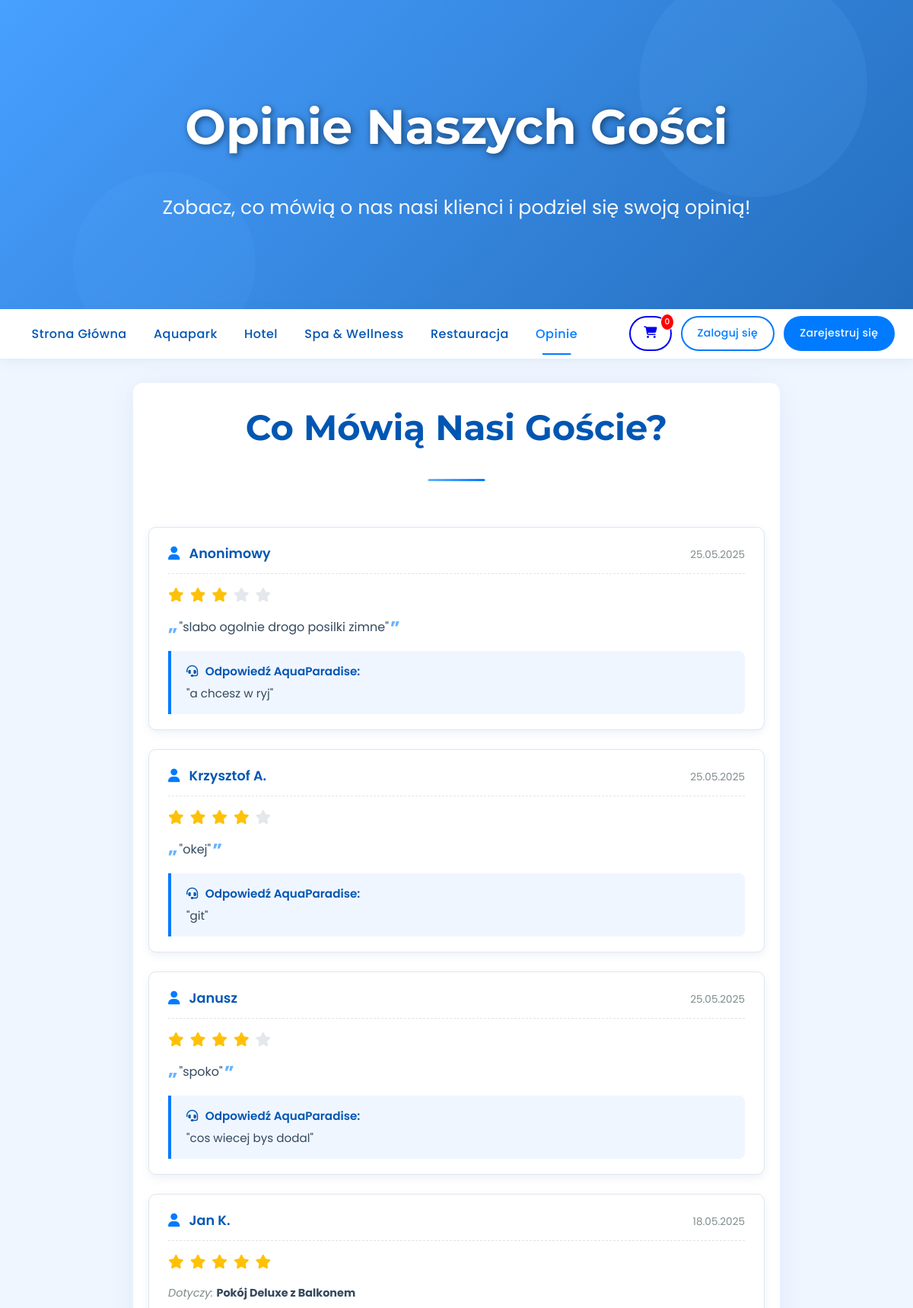
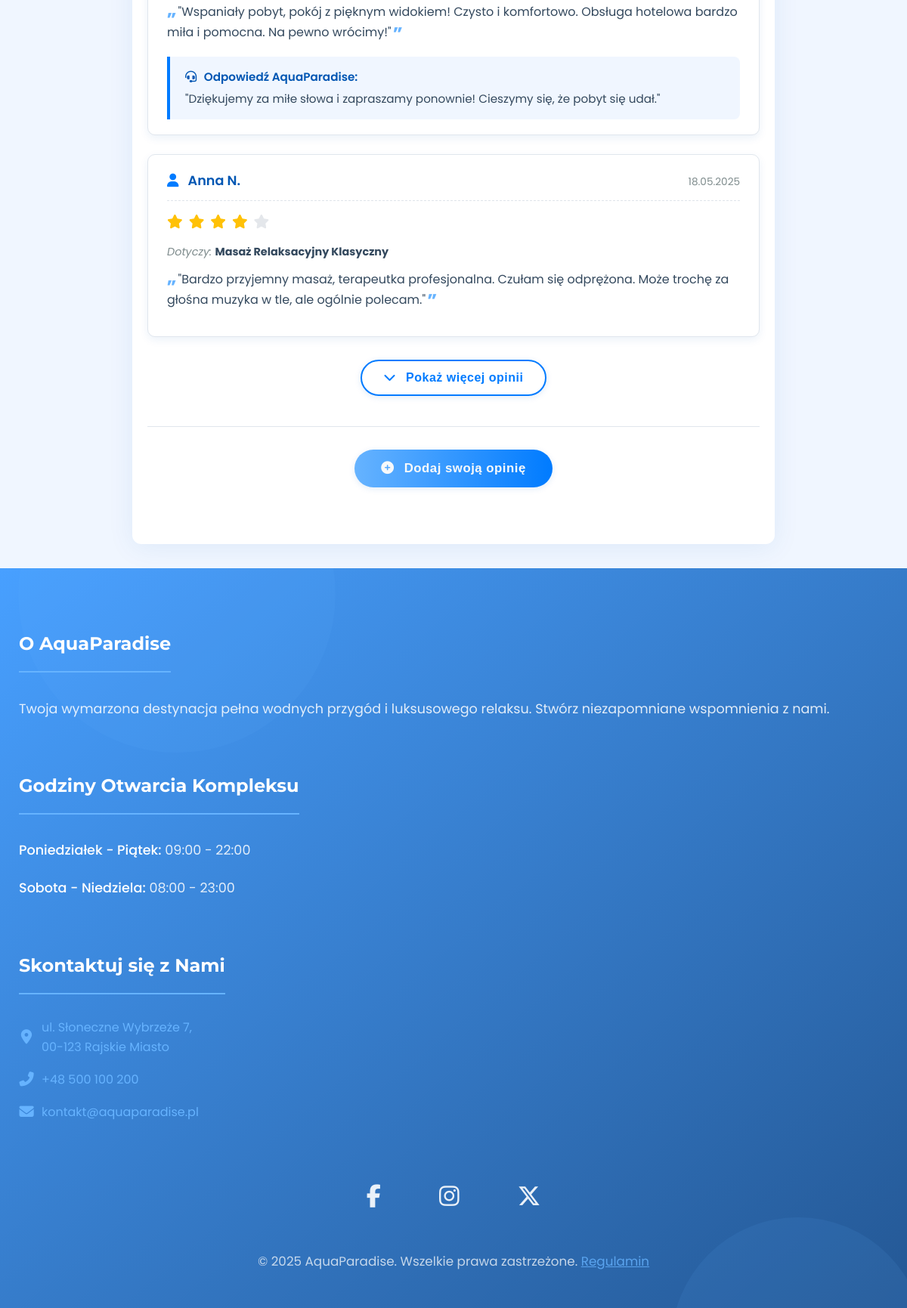
/opinions_view.php, run on the app's committed database (2 pictures, top to bottom).
### tables this page shows
CREATE TABLE `opinions` (
  `opinion_id` int(11) NOT NULL,
  `user_id` int(11) DEFAULT NULL,
  `guest_name` varchar(150) DEFAULT NULL,
  `product_id` int(11) DEFAULT NULL,
  `rating` int(11) DEFAULT NULL CHECK (`rating` >= 1 and `rating` <= 5),
  `comment` text NOT NULL,
  `status` varchar(50) DEFAULT 'Oczekująca',
  `created_at` timestamp NOT NULL DEFAULT current_timestamp(),
  `admin_comment` text DEFAULT NULL
);

CREATE TABLE `users` (
  `user_id` int(11) NOT NULL,
  `first_name` varchar(100) NOT NULL,
  `last_name` varchar(100) NOT NULL,
  `email` varchar(255) NOT NULL,
  `password_hash` varchar(255) NOT NULL,
  `phone` varchar(20) DEFAULT NULL,
  `role_id` int(11) NOT NULL,
  `is_vip_customer` tinyint(1) DEFAULT 0,
  `created_at` timestamp NOT NULL DEFAULT current_timestamp(),
  `last_login` timestamp NULL DEFAULT NULL
);

CREATE TABLE `products` (
  `product_id` int(11) NOT NULL,
  `category_id` int(11) NOT NULL,
  `name` varchar(255) NOT NULL,
  `description` text DEFAULT NULL,
  `price` decimal(10,2) NOT NULL,
  `image_url` varchar(255) DEFAULT NULL,
  `availability_details` text DEFAULT NULL,
  `is_active` tinyint(1) DEFAULT 1
);

### opinions_view.php (the view, shortened to what this page needs)
<?php
require_once __DIR__ . '/config/init.php';
$opinions = [];
$has_more_initial_opinions = false;
try {
    $stmt = $pdo->prepare("
        SELECT o.*, u.first_name, u.last_name, p.name as product_name
        FROM opinions o
        LEFT JOIN users u ON o.user_id = u.user_id
        LEFT JOIN products p ON o.product_id = p.product_id
        WHERE o.status = 'Zaakceptowana'
        ORDER BY o.created_at DESC
        LIMIT :limit
    ");
    $limit = INITIAL_OPINIONS_COUNT;
    $stmt->bindParam(':limit', $limit, PDO::PARAM_INT);
    $stmt->execute();
    $opinions = $stmt->fetchAll(PDO::FETCH_ASSOC);
    $stmt_count_total = $pdo->prepare("SELECT COUNT(*) FROM opinions WHERE status = 'Zaakceptowana'");
    $stmt_count_total->execute();
    $total_opinions_count = (int)$stmt_count_total->fetchColumn();
    if ($total_opinions_count > INITIAL_OPINIONS_COUNT) {
        $has_more_initial_opinions = true;
    }
} catch (PDOException $e) {
    error_log("Error fetching opinions: " . $e->getMessage());
}
include BASE_PATH . '/includes/header.php';
?>
<header class="page-header" style="background-image: linear-gradient(135deg, rgba(0, 123, 255, 0.7) 0%, rgba(0, 86, 179, 0.85) 100%)">
    <div class="content">
        <h1>Opinie Naszych Gości</h1>
        <p>Zobacz, co mówią o nas nasi klienci i podziel się swoją opinią!</p>
    </div>
</header>
<?php include BASE_PATH . '/includes/navigation.php'; ?>
<div class="page-wrapper opinions-page-wrapper-new">
    <section class="section-title-container">
        <h2>Co Mówią Nasi Goście?</h2>
    </section>
    <div id="opinionsListContainer" class="opinions-list-new">
        <?php if (empty($opinions)): ?>
            <p class="no-opinions-new">Nie ma jeszcze żadnych opinii. Bądź pierwszy!</p>
        <?php else: ?>
            <?php foreach ($opinions as $opinion): ?>
                <div class="opinion-card-new">
                    <div class="opinion-header">
                        <strong class="opinion-author">
                            <i class="fas fa-user"></i>
                            <?php
                            if (!empty($opinion['user_id']) && !empty($opinion['first_name'])) {
                                echo htmlspecialchars($opinion['first_name'] . (isset($opinion['last_name'][0]) ? ' ' . $opinion['last_name'][0] . '.' : ''));
                            } elseif (!empty($opinion['guest_name'])) {
                                echo htmlspecialchars($opinion['guest_name']);
                            } else {
                                echo 'Anonimowy Gość';
                            }
                            ?>
                        </strong>
                        <span class="opinion-date"><?php echo date("d.m.Y", strtotime($opinion['created_at'])); ?></span>
                    </div>
                    <?php if ($opinion['rating']): ?>
                        <div class="opinion-rating-display">
                            <?php for ($i = 1; $i <= 5; $i++): ?>
                                <i class="fas fa-star <?php echo ($i <= $opinion['rating']) ? 'filled' : ''; ?>"></i>
                            <?php endfor; ?>
                        </div>
                    <?php endif; ?>
                    <?php if ($opinion['product_name']): ?>
                        <p class="opinion-product">Dotyczy: <strong><?php echo htmlspecialchars($opinion['product_name']); ?></strong></p>
                    <?php endif; ?>
                    <p class="opinion-comment-text">"<?php echo nl2br(htmlspecialchars($opinion['comment'])); ?>"</p>
                    <?php if (!empty($opinion['admin_comment'])): ?>
                        <div class="admin-reply">
                            <p><strong><i class="fas fa-headset"></i> Odpowiedź AquaParadise:</strong></p>
                            <p>"<?php echo nl2br(htmlspecialchars($opinion['admin_comment'])); ?>"</p>
                        </div>
                    <?php endif; ?>
                </div>
            <?php endforeach; ?>
        <?php endif; ?>
    </div>
    <?php if ($has_more_initial_opinions): ?>
        <div class="show-more-opinions-container">
            <button id="loadMoreOpinionsBtn" class="cta-button secondary-cta">
                <i class="fas fa-chevron-down"></i> Pokaż więcej opinii
            </button>
        </div>
    <?php endif; ?>
    <div class="add-opinion-section-new">
        <button id="toggleAddOpinionFormBtn" class="cta-button">
            <i class="fas fa-plus-circle"></i> Dodaj swoją opinię
        </button>
    </div>
</div>
<?php include BASE_PATH . '/includes/footer.php'; ?>

### includes/header.php (shortened to what this page needs)
<!DOCTYPE html>
<html lang="pl">
<head>
    <link rel="stylesheet" href="https://cdnjs.cloudflare.com/ajax/libs/font-awesome/6.5.1/css/all.min.css">
    <link rel="stylesheet" href="<?php echo BASE_URL; ?>style.css?v=<?php echo file_exists(BASE_PATH . '/style.css') ? filemtime(BASE_PATH . '/style.css') : time(); ?>">
</head>
<body>

### includes/navigation.php (shortened to what this page needs)
<?php
$cart_item_count = 0;
$current_page_nav = basename($_SERVER['PHP_SELF'] ?? 'index.php');
$user_role_name_nav = $_SESSION['user_role_name'] ?? '';
$employee_admin_roles = ['Administrator', 'SuperAdmin', 'Pracownik Hotel', 'Pracownik SPA', 'Pracownik Restauracja', 'Pracownik Aquapark'];
$is_admin_or_employee_nav = isset($_SESSION['user_id']) && in_array($user_role_name_nav, $employee_admin_roles);
$base_url_nav = defined('BASE_URL') ? BASE_URL : './';
?>
<nav class="main-nav">
    <div class="nav-links">
        <a href="<?php echo $base_url_nav; ?>index.php" class="<?php echo ($current_page_nav == 'index.php') ? 'active' : ''; ?>">Strona Główna</a>
        <a href="<?php echo $base_url_nav; ?>aquapark.php" class="<?php echo ($current_page_nav == 'aquapark.php') ? 'active' : ''; ?>">Aquapark</a>
        <a href="<?php echo $base_url_nav; ?>hotel.php" class="<?php echo ($current_page_nav == 'hotel.php') ? 'active' : ''; ?>">Hotel</a>
        <a href="<?php echo $base_url_nav; ?>spa.php" class="<?php echo ($current_page_nav == 'spa.php') ? 'active' : ''; ?>">Spa & Wellness</a>
        <a href="<?php echo $base_url_nav; ?>restaurant.php" class="<?php echo ($current_page_nav == 'restaurant.php') ? 'active' : ''; ?>">Restauracja</a>
        <a href="<?php echo $base_url_nav; ?>opinions_view.php" class="<?php echo ($current_page_nav == 'opinions_view.php') ? 'active' : ''; ?>">Opinie</a>
    </div>
    <div class="nav-auth">
        <a href="<?php echo $base_url_nav; ?>cart_view.php" class="auth-button cart-button" id="cartButton" title="Koszyk">
            <i class="fas fa-shopping-cart"></i>
            <span class="cart-count" id="cartCount"><?php echo $cart_item_count; ?></span>
        </a>
        <?php if (isset($_SESSION['user_id'])): ?>
            <?php if ($is_admin_or_employee_nav): ?>
                 <a href="<?php echo $base_url_nav; ?>admin/index.php" class="auth-button register-button admin-panel-button">Panel</a>
            <?php endif; ?>
            <a href="<?php echo $base_url_nav; ?>logout.php" class="auth-button logout-button" id="logoutButton">Wyloguj</a>
        <?php else: ?>
            <a href="<?php echo $base_url_nav; ?>login.php" class="auth-button login-button" id="loginButton">Zaloguj się</a>
            <a href="<?php echo $base_url_nav; ?>signup.php" class="auth-button register-button" id="registerButton">Zarejestruj się</a>
        <?php endif; ?>
    </div>
</nav>

### includes/footer.php (shortened to what this page needs)
<?php
$contact_address_display = "ul. Słoneczne Wybrzeże 7, <br>00-123 Rajskie Miasto";
$contact_address_map = "ul. Słoneczne Wybrzeże 7, 00-123 Rajskie Miasto";
$contact_phone = "+48 500 100 200";
$contact_email = "kontakt@aquaparadise.pl";
$terms_link = (defined('BASE_URL') ? BASE_URL : '') . 'regulamin.php';
$maps_link = "https://www.google.com/maps/search/?api=1&query=" . urlencode(strip_tags($contact_address_map));
?>
<footer class="main-footer">
    <div class="footer-inner-content">
        <div class="footer-content-columns">
            <div>
                <h4>O AquaParadise</h4>
                <p>Twoja wymarzona destynacja pełna wodnych przygód i luksusowego relaksu. Stwórz niezapomniane wspomnienia z nami.</p>
            </div>
            <div>
                <h4>Godziny Otwarcia Kompleksu</h4>
                <p><strong>Poniedziałek - Piątek:</strong> 09:00 - 22:00</p>
                <p><strong>Sobota - Niedziela:</strong> 08:00 - 23:00</p>
            </div>
            <div>
                <h4>Skontaktuj się z Nami</h4>
                <div class="footer-contact-item">
                    <i class="fas fa-map-marker-alt"></i>
                    <span><a href="<?php echo htmlspecialchars($maps_link, ENT_QUOTES, 'UTF-8'); ?>" target="_blank" rel="noopener noreferrer"><?php echo $contact_address_display; ?></a></span>
                </div>
                <div class="footer-contact-item">
                    <i class="fas fa-phone-alt"></i>
                    <span><a href="tel:<?php echo htmlspecialchars(str_replace([' ', '(', ')', '-'], '', $contact_phone), ENT_QUOTES, 'UTF-8'); ?>"><?php echo htmlspecialchars($contact_phone, ENT_QUOTES, 'UTF-8'); ?></a></span>
                </div>
                <div class="footer-contact-item">
                    <i class="fas fa-envelope"></i>
                    <span><a href="mailto:<?php echo htmlspecialchars($contact_email, ENT_QUOTES, 'UTF-8'); ?>"><?php echo htmlspecialchars($contact_email, ENT_QUOTES, 'UTF-8'); ?></a></span>
                </div>
            </div>
        </div>
        <div class="footer-social-icons">
            <a href="#" aria-label="Facebook" target="_blank" rel="noopener noreferrer"><i class="fab fa-facebook-f"></i></a>
            <a href="#" aria-label="Instagram" target="_blank" rel="noopener noreferrer"><i class="fab fa-instagram"></i></a>
            <a href="#" aria-label="X (Twitter)" target="_blank" rel="noopener noreferrer"><i class="fab fa-x-twitter"></i></a>
        </div>
        <p>© <?php echo date("Y"); ?> AquaParadise. Wszelkie prawa zastrzeżone. <a href="<?php echo htmlspecialchars($terms_link, ENT_QUOTES, 'UTF-8'); ?>" style="color: var(--primary-light-color); text-decoration: underline;">Regulamin</a></p>
    </div>
</footer>
</body>
</html>

### data on the page
opinions: guest_name "Anonimowy", created_at "25.05.2025", rating 3 (drawn), comment "slabo ogolnie drogo posilki zimne", admin_comment "a chcesz w ryj"
opinions: user.last_name "Krzysztof A.", created_at "25.05.2025", rating 4 (drawn), comment "okej", admin_comment "git"
opinions: guest_name "Janusz", created_at "25.05.2025", rating 4 (drawn), comment "spoko", admin_comment "cos wiecej bys dodal"
opinions: user.last_name "Jan K.", created_at "18.05.2025", rating 5 (drawn), product.name "Pokój Deluxe z Balkonem", comment "Wspaniały pobyt, pokój z pięknym widokiem! Czysto i komfortowo. Obsługa hotelowa bardzo miła i pomocna. Na pewno wrócimy!", admin_comment "Dziękujemy za miłe słowa i zapraszamy ponownie! Cieszymy się, że pobyt się udał."
opinions: user.last_name "Anna N.", created_at "18.05.2025", rating 4 (drawn), product.name "Masaż Relaksacyjny Klasyczny", comment "Bardzo przyjemny masaż, terapeutka profesjonalna. Czułam się odprężona. Może trochę za głośna muzyka w tle, ale ogólnie polecam."

### other printed values
$cart_item_count "0"
$contact_phone "+48 500 100 200"
$contact_email "kontakt@aquaparadise.pl"
